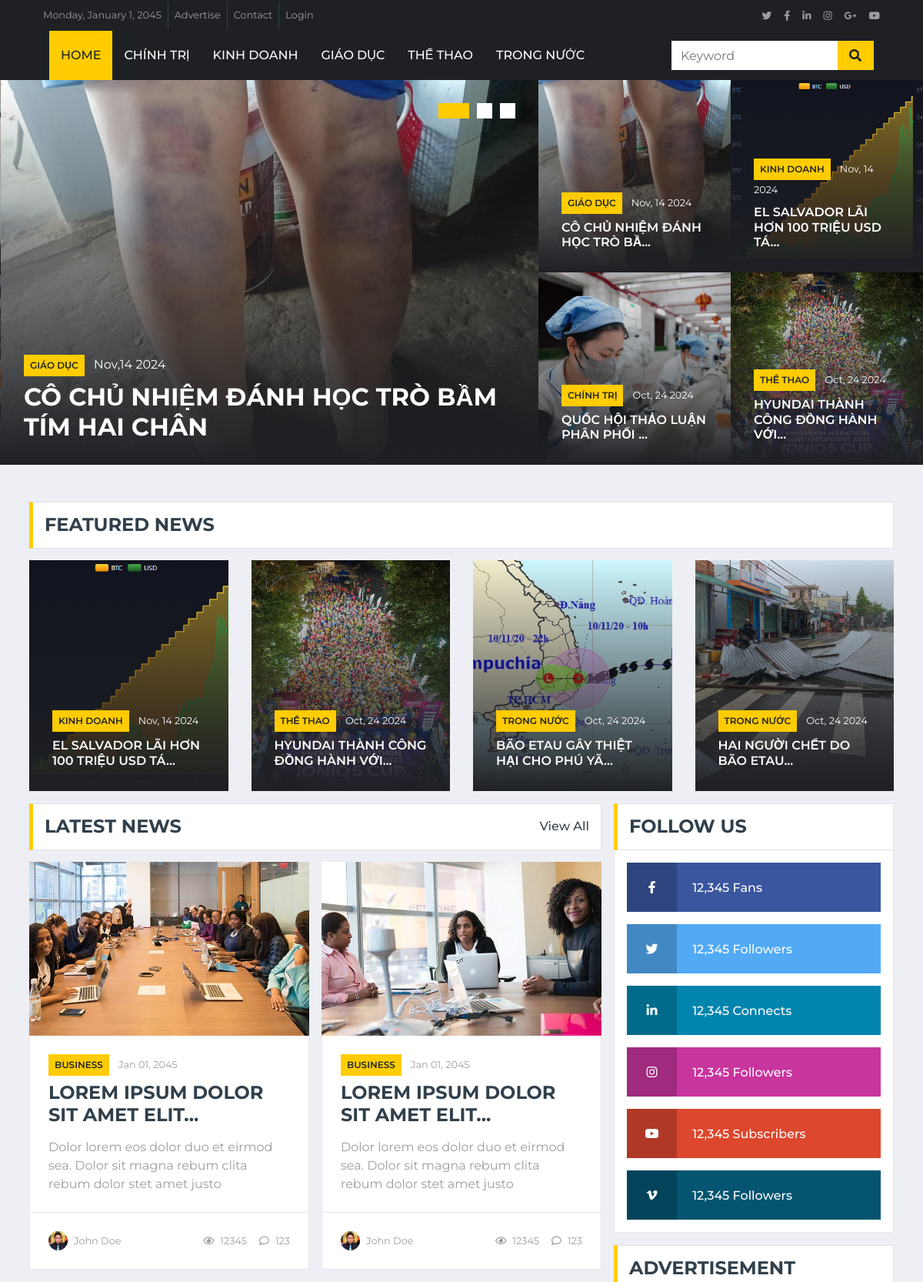
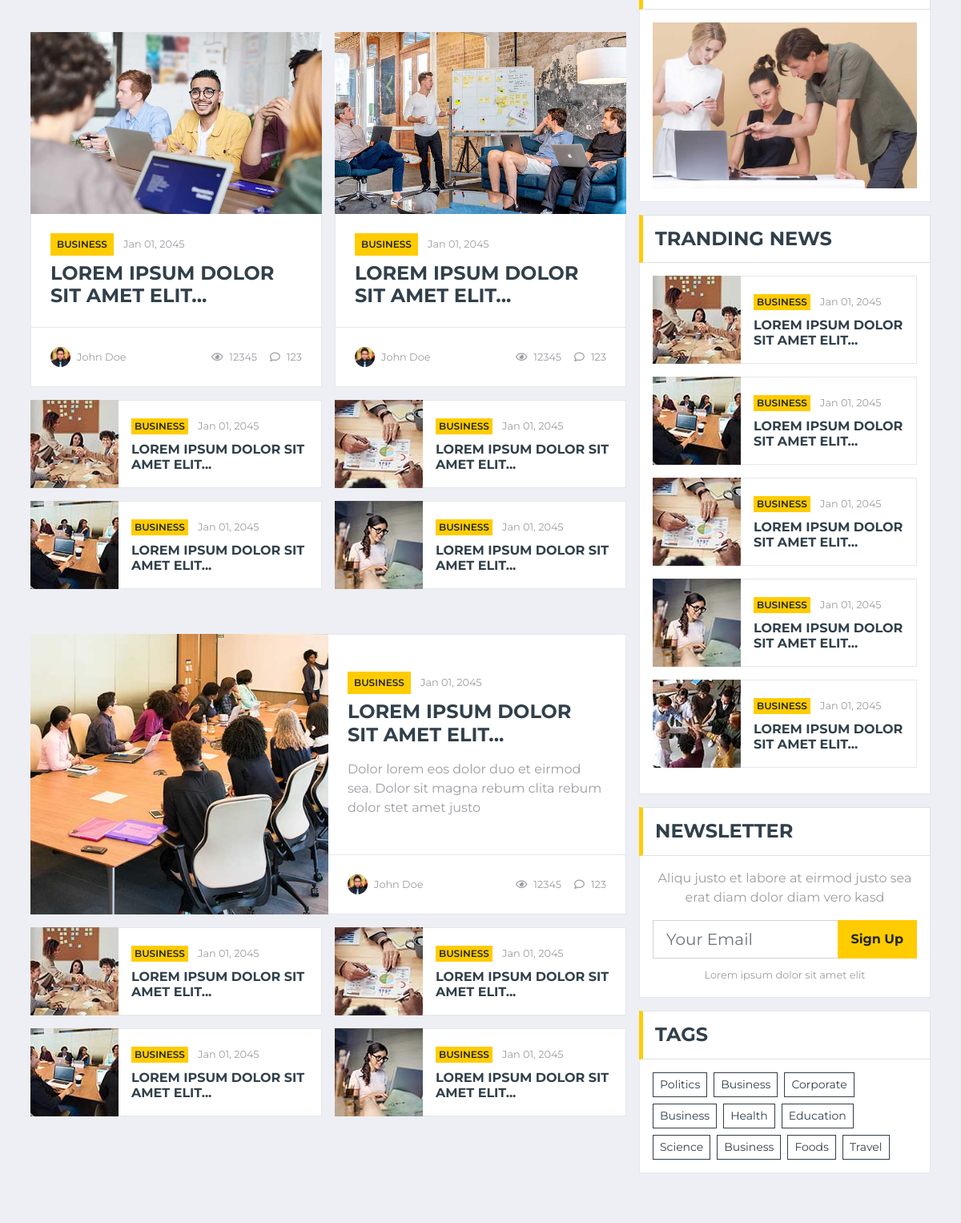
The page / (upper part) on the database its author committed (2 pictures, top to bottom).
### tables this page shows
CREATE TABLE `categories` (
  `id` int(11) NOT NULL,
  `name` varchar(255) NOT NULL,
  `slug` varchar(255) NOT NULL,
  `parent` int(11) NOT NULL DEFAULT 0
);

CREATE TABLE `items` (
  `id` int(11) NOT NULL,
  `title` varchar(255) NOT NULL,
  `excerpt` varchar(255) NOT NULL,
  `content` text NOT NULL,
  `image` varchar(255) NOT NULL,
  `category` int(11) NOT NULL,
  `featured` int(11) NOT NULL,
  `views` int(11) NOT NULL,
  `created_at` timestamp NOT NULL DEFAULT current_timestamp(),
  `updated_at` timestamp NOT NULL DEFAULT current_timestamp(),
  `author` varchar(255) NOT NULL
);

### index.php (called while the page is built)
<?php
include "header.php";
include "slider.php";
?>
<?php include "feature-news.php" ?>
   <?php include "latest-news.php" ?>
<?php include "footer.php" ?>

### models/db.php (called while the page is built)
<?php
class Db
{
    public static $connection;
    public function __construct()
    {
        if (!self::$connection) {
            self::$connection = new mysqli(DB_HOST, DB_USER, DB_PASSWORD, DB_NAME, PORT);
            self::$connection->set_charset(DB_CHARSET);
        }
        return self::$connection;
    }
}

### models/category.php (called while the page is built, shortened)
<?php
class Category extends Db{
    public function getAllCates(){
        $sql = self::$connection->prepare("SELECT * FROM `categories`");
        $sql->execute();
        $items = $sql->get_result()->fetch_all(MYSQLI_ASSOC);
        return $items;
    }
}

### models/item.php (called while the page is built, shortened)
<?php
class Item extends Db
{
    public function getFeatureNewItem($start, $count)
    {
        $sql = self::$connection->prepare("SELECT * FROM items WHERE featured = 1 ORDER BY id DESC
        LIMIT ?,?");
        $sql->bind_param("ii", $start, $count);
        $sql->execute();
        $items = $sql->get_result()->fetch_all(MYSQLI_ASSOC);
        return $items;
    }
    public function getCatNameById($category)
    {
        $sql = self::$connection->prepare("SELECT categories.name FROM items,categories
        WHERE items.category = categories.id
        AND category = ?");
        $sql->bind_param("i", $category);
        $sql->execute();
        $items = $sql->get_result()->fetch_all(MYSQLI_ASSOC);
        return $items;
    }
    public function getNewItem($start, $count)
    {
        $sql = self::$connection->prepare("SELECT * FROM items ORDER BY id DESC
        LIMIT ?,?");
        $sql->bind_param("ii", $start, $count);
        $sql->execute();
        $items = $sql->get_result()->fetch_all(MYSQLI_ASSOC);
        return $items;
    }
}

### slider.php (the view)
<div class="container-fluid">
    <div class="row">
        <div class="col-lg-7 px-0">
            <div class="owl-carousel main-carousel position-relative">
                <?php
                $get3NewstItem = $item->getNewItem(0, 3);
                foreach ($get3NewstItem as $value):
                ?>
                    <div class="position-relative overflow-hidden" style="height: 500px;">
                        <img class="img-fluid h-100" src="img/<?php echo $value['image'] ?>" style="object-fit: cover;">
                        <div class="overlay">
                            <div class="mb-2">
                                <a class="badge badge-primary text-uppercase font-weight-semi-bold p-2 mr-2"
                                    href=""><?php echo $item->getCatNameById($value['category'])[0]['name'];; ?></a>
                                <a class="text-white" href=""><?php echo date_format(date_create_from_format("Y-m-d H:i:s", $value['created_at']), "M,d Y"); ?></a>
                            </div>
                            <a class="h2 m-0 text-white text-uppercase font-weight-bold" href="single.php?id=<?php echo $value['id'] ?>"><?php echo $value['title'] ?></a>
                        </div>
                    </div>
                <?php endforeach; ?>
            </div>
        </div>
        <div class="col-lg-5 px-0">
            <div class="row mx-0">
                <?php
                $get4NextNewstItem = $item->getNewItem(0, 4);
                foreach ($get4NextNewstItem as $value):
                ?>
                    <div class="col-md-6 px-0">
                        <div class="position-relative overflow-hidden" style="height: 250px;">
                            <img class="img-fluid w-100 h-100" src="img/<?php echo $value['image'] ?>" style="object-fit: cover;">
                            <div class="overlay">
                                <div class="mb-2">
                                    <a class="badge badge-primary text-uppercase font-weight-semi-bold p-2 mr-2"
                                        href=""><?php echo $item->getCatNameById($value['category'])[0]['name']; ?></a>
                                    <a class="text-white" href=""><small><?php echo date_format(date_create_from_format("Y-m-d H:i:s", $value['created_at']), "M, d Y"); ?></small></a>
                                </div>
                                <a class="h6 m-0 text-white text-uppercase font-weight-semi-bold" href="single.php?id=<?php echo $value['id'] ?>"><?php echo substr($value['title'], 0, 40) ?>... </a>
                            </div>
                        </div>
                    </div>
                <?php endforeach; ?>
            </div>
        </div>
    </div>
</div>

### header.php (shortened to what this page needs)
<?php
require "models/db.php";
require "models/category.php";
require "models/item.php";
$item = new Item;
$category = new Category;
$getAllCates = $category->getAllCates();
?>
<!DOCTYPE html>
<html lang="en">
<head>
    <link href="https://cdnjs.cloudflare.com/ajax/libs/font-awesome/5.15.0/css/all.min.css" rel="stylesheet">
    <link href="lib/owlcarousel/assets/owl.carousel.min.css" rel="stylesheet">
    <link href="css/style.css" rel="stylesheet">
</head>
<body>
    <div class="container-fluid d-none d-lg-block">
        <div class="row align-items-center bg-dark px-lg-5">
            <div class="col-lg-9">
                <nav class="navbar navbar-expand-sm bg-dark p-0">
                    <ul class="navbar-nav ml-n2">
                        <li class="nav-item border-right border-secondary">
                            <a class="nav-link text-body small" href="#">Monday, January 1, 2045</a>
                        </li>
                        <li class="nav-item border-right border-secondary">
                            <a class="nav-link text-body small" href="#">Advertise</a>
                        </li>
                        <li class="nav-item border-right border-secondary">
                            <a class="nav-link text-body small" href="#">Contact</a>
                        </li>
                        <li class="nav-item">
                            <a class="nav-link text-body small" href="#">Login</a>
                        </li>
                    </ul>
                </nav>
            </div>
            <div class="col-lg-3 text-right d-none d-md-block">
                <nav class="navbar navbar-expand-sm bg-dark p-0">
                    <ul class="navbar-nav ml-auto mr-n2">
                        <li class="nav-item">
                            <a class="nav-link text-body" href="#"><small class="fab fa-twitter"></small></a>
                        </li>
                        <li class="nav-item">
                            <a class="nav-link text-body" href="#"><small class="fab fa-facebook-f"></small></a>
                        </li>
                        <li class="nav-item">
                            <a class="nav-link text-body" href="#"><small class="fab fa-linkedin-in"></small></a>
                        </li>
                        <li class="nav-item">
                            <a class="nav-link text-body" href="#"><small class="fab fa-instagram"></small></a>
                        </li>
                        <li class="nav-item">
                            <a class="nav-link text-body" href="#"><small class="fab fa-google-plus-g"></small></a>
                        </li>
                        <li class="nav-item">
                            <a class="nav-link text-body" href="#"><small class="fab fa-youtube"></small></a>
                        </li>
                    </ul>
                </nav>
            </div>
        </div>
    </div>
    <div class="container-fluid p-0">
        <nav class="navbar navbar-expand-lg bg-dark navbar-dark py-2 py-lg-0 px-lg-5">
            <div class="collapse navbar-collapse justify-content-between px-0 px-lg-3" id="navbarCollapse">
                <div class="navbar-nav mr-auto py-0">
                    <a href="index.php" class="nav-item nav-link active">Home</a>
                    <?php
                    foreach($getAllCates as $value):
                    ?>
                    <a href="archive.php?cate-id=<?php echo $value['id'] ?>" class="nav-item nav-link"><?php echo $value['name'] ?></a>
                   <?php endforeach; ?>
                </div>
                <form action="result.php" method="get">
                    <div class="input-group ml-auto d-none d-lg-flex" style="width: 100%; max-width: 300px;">
                        <input name="keyword" type="text" class="form-control border-0" placeholder="Keyword">
                        <div class="input-group-append">
                            <button type="submit" class="input-group-text bg-primary text-dark border-0 px-3">
                                <i class="fa fa-search"></i>
                            </button>
                        </div>
                    </div>
                </form>
            </div>
        </nav>
    </div>

### feature-news.php
<div class="container-fluid pt-5 mb-3">
    <div class="container">
        <div class="section-title">
            <h4 class="m-0 text-uppercase font-weight-bold">Featured News</h4>
        </div>
        <div class="owl-carousel news-carousel carousel-item-4 position-relative">
            <?php
            $getFeatureNewItem = $item->getFeatureNewItem(0, 5);
            foreach ($getFeatureNewItem as $value):
            ?>
                <div class="position-relative overflow-hidden" style="height: 300px;">
                    <img class="img-fluid h-100" src="img/<?php echo $value['image'] ?>" style="object-fit: cover;">
                    <div class="overlay">
                        <div class="mb-2">
                            <a class="badge badge-primary text-uppercase font-weight-semi-bold p-2 mr-2"
                                href=""><?php echo $item->getCatNameById($value['category'])[0]['name']; ?></a>
                            <a class="text-white" href=""><small><?php echo date_format(date_create_from_format("Y-m-d H:i:s", $value['created_at']), "M, d Y"); ?></small></a>
                        </div>
                        <a class="h6 m-0 text-white text-uppercase font-weight-semi-bold" href="single.php?id=<?php echo $value['id'] ?>"><?php echo substr($value['title'], 0, 40) ?>...</a>
                    </div>
                </div>
            <?php endforeach ?>
        </div>
    </div>
</div>

### rows shown on the page
categories: name "CHÍNH TRỊ"
categories: name "KINH DOANH"
categories: name "GIÁO DỤC"
categories: name "THỂ THAO"
categories: name "TRONG NƯỚC"
items: image (picture), category.name "GIÁO DỤC", created_at "Nov,14 2024", title "CÔ CHỦ NHIỆM ĐÁNH HỌC TRÒ BẦM TÍM HAI CHÂN", created_at "Nov, 14 2024", title "CÔ CHỦ NHIỆM ĐÁNH HỌC TRÒ BẦ"
items: category.name "KINH DOANH", created_at "Nov, 14 2024", title "EL SALVADOR LÃI HƠN 100 TRIỆU USD TÁ", shows a picture
items: image (picture), category.name "CHÍNH TRỊ", created_at "Oct, 24 2024", title "QUỐC HỘI THẢO LUẬN PHÂN PHỐI"
items: image (picture), category.name "THỂ THAO", created_at "Oct, 24 2024", title "HYUNDAI THÀNH CÔNG ĐỒNG HÀNH VỚI"
items: shows a picture, category.name "TRONG NƯỚC", created_at "Oct, 24 2024", title "BÃO ETAU GÂY THIỆT HẠI CHO PHÚ YÃ"
items: image (picture), category.name "TRONG NƯỚC", created_at "Oct, 24 2024", title "HAI NGƯỜI CHẾT DO BÃO ETAU"
